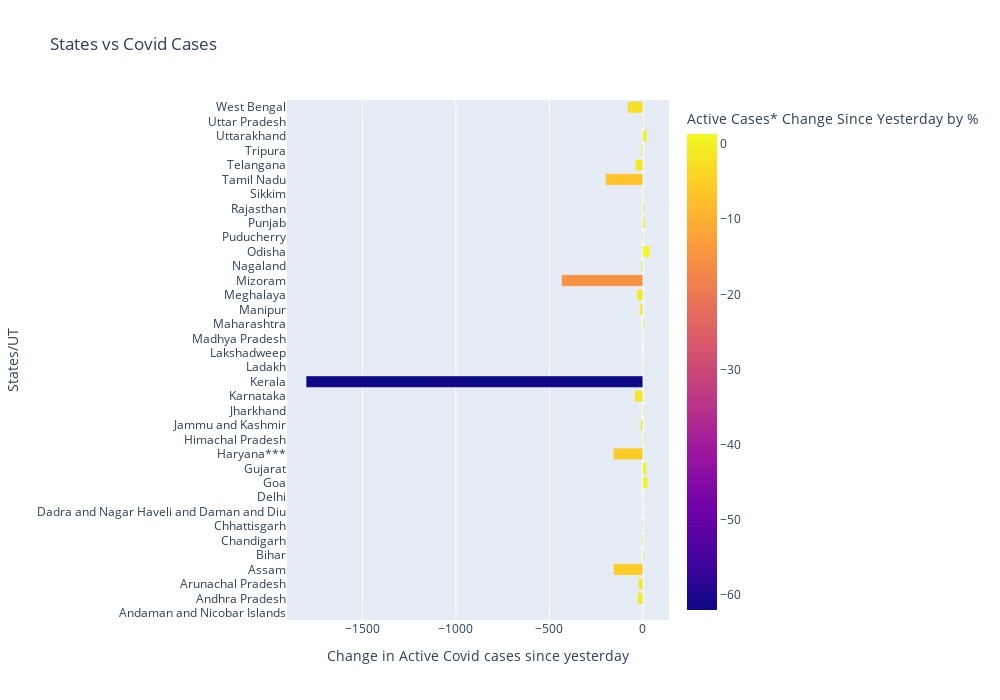

Notebook source saved alongside this figure:
### Markdown cell above
{% include figure1.html %}

### Code cell
fig2 = px.bar(states_covid_data,title='States vs Covid Cases', x='Active Cases* Change Since Yesterday', y='Name of State / UT', orientation='h',color='Active Cases* Change Since Yesterday by %')
fig2.update_layout(xaxis_title="Change in Active Covid cases since yesterday",yaxis_title="States/UT",autosize=False,
width=1000,
height=700)
fig2.show()

### Figure 1 — Plotly figure (JSON) as saved in the notebook; plotly's stock layout.template omitted (floating-point values rounded to 4 significant figures)
{"data": [{"alignmentgroup": "True", "hovertemplate": "Active Cases* Change Since Yesterday=%{x}<br>Name of State / UT=%{y}<br>Active Cases* Change Since Yesterday by %=%{marker.color}<extra></extra>", "legendgroup": "", "marker": {"color": [0.03, -0.93, -0.76, -5.4, 0.21, -0.17, -0.14, -0.03, -0.03, 0.93, 0.69, -5.43, 0.17, -0.38, 0.14, -1.48, -61.97, 0.07, 0, 0.03, 0.21, -0.52, -1.07, -14.96, -0.28, 1.31, -0.14, 0.38, 0.21, -0.03, -6.84, -1.38, -0.28, 0.76, -0.14, -2.79], "coloraxis": "coloraxis", "pattern": {"shape": ""}}, "name": "", "offsetgroup": "", "orientation": "h", "showlegend": false, "textposition": "auto", "type": "bar", "x": [1, -27, -22, -157, 6, -5, -4, -1, -1, 27, 20, -158, 5, -11, 4, -43, -1802, 2, 0, 1, 6, -15, -31, -435, -8, 38, -4, 11, 6, -1, -199, -40, -8, 22, -4, -81], "xaxis": "x", "y": ["Andaman and Nicobar Islands", "Andhra Pradesh", "Arunachal Pradesh", "Assam", "Bihar", "Chandigarh", "Chhattisgarh", "Dadra and Nagar Haveli and Daman and Diu", "Delhi", "Goa", "Gujarat", "Haryana***", "Himachal Pradesh", "Jammu and Kashmir", "Jharkhand", "Karnataka", "Kerala", "Ladakh", "Lakshadweep", "Madhya Pradesh", "Maharashtra", "Manipur", "Meghalaya", "Mizoram", "Nagaland", "Odisha", "Puducherry", "Punjab", "Rajasthan", "Sikkim", "Tamil Nadu", "Telangana", "Tripura", "Uttarakhand", "Uttar Pradesh", "West Bengal"], "yaxis": "y"}], "layout": {"autosize": false, "barmode": "relative", "coloraxis": {"colorbar": {"title": {"text": "Active Cases* Change Since Yesterday by %"}}, "colorscale": [[0, "#0d0887"], [0.1111, "#46039f"], [0.2222, "#7201a8"], [0.3333, "#9c179e"], [0.4444, "#bd3786"], [0.5556, "#d8576b"], [0.6667, "#ed7953"], [0.7778, "#fb9f3a"], [0.8889, "#fdca26"], [1, "#f0f921"]]}, "height": 700, "legend": {"tracegroupgap": 0}, "title": {"text": "States vs Covid Cases"}, "width": 1000, "xaxis": {"anchor": "y", "domain": [0, 1], "title": {"text": "Change in Active Covid cases since yesterday"}}, "yaxis": {"anchor": "x", "domain": [0, 1], "title": {"text": "States/UT"}}}}
